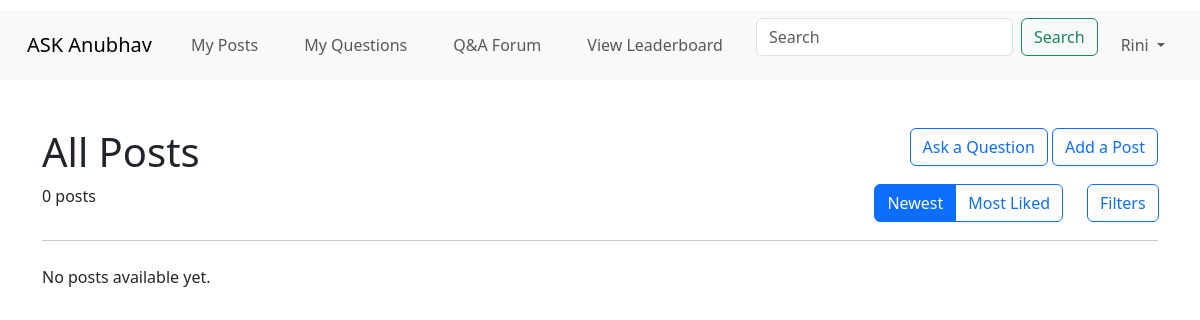
The page / (signed in) on the database as committed earlier.
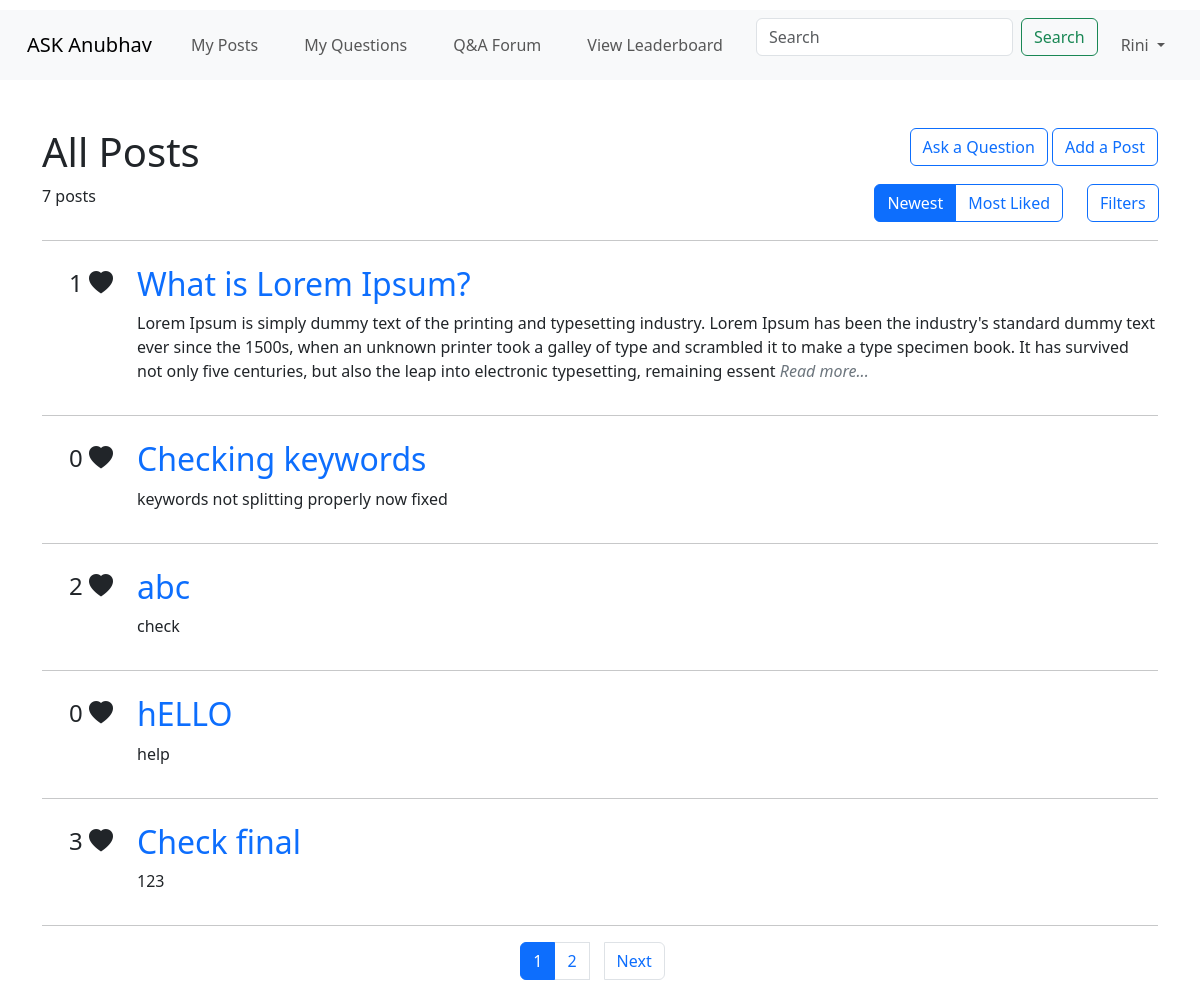
The same page on the database as committed later.
### merged.py (models this page shows, shortened)
class Post(db.Model):
    __tablename__ = 'post'
    id = db.Column(db.Integer, primary_key=True)
    title = db.Column(db.String(100), nullable=False)
    body = db.Column(db.Text, nullable=False)
    keywords = db.Column(db.String(255))
    date_of_post = db.Column(db.DateTime, default=lambda: datetime.now(timezone.utc))
    student_id = db.Column(db.Integer, nullable=False)
    like_count = db.Column(db.Integer, default=0)
    tags = db.relationship('Tag', secondary=post_tags, lazy='subquery', backref=db.backref('posts', lazy=True))
    approval = db.relationship('PostApproval', uselist=False, back_populates='post')

### merged.py (the view, shortened to what this page needs)
@app.route('/index')
@app.route('/')
def index():
    try:
        if 'student_id' not in session:
            flash("Please login to access the dashboard", "warning")
            return redirect(url_for('login'))
        sort = request.args.get('sort', 'latest')  # default sort is 'latest'
        page = request.args.get('page', 1, type=int)
        per_page = 5
        search_query = request.args.get('search', '').strip()
        posts_query = Post.query.outerjoin(PostApproval, Post.id == PostApproval.post_id)
        if not session.get('is_faculty'):
            posts_query = posts_query.filter(or_(PostApproval.status == "Approved"))
        if sort == 'accepted':
            posts_query = posts_query.filter(func.lower(PostApproval.status) == 'approved').order_by(
                Post.date_of_post.desc())
        elif sort == 'rejected':
            posts_query = posts_query.filter(func.lower(PostApproval.status) == 'rejected').order_by(
                Post.date_of_post.desc())
        elif sort == 'pending':
            posts_query = posts_query.filter(PostApproval.post_id == None).order_by(Post.date_of_post.desc())
        elif sort == 'likes':
            posts_query = posts_query.order_by(Post.like_count.desc())
        else:
            posts_query = posts_query.order_by(Post.date_of_post.desc())
        filtered_post_count = posts_query.count()
        pagination = posts_query.paginate(page=page, per_page=per_page, error_out=False)
        posts = pagination.items
        return render_template(
            'ASK_Anubhav/Student/index.html',
            posts=posts,
            pagination=pagination,
            total_posts=filtered_post_count,
            search_query=search_query,
            username=session.get('username', 'Guest'),
            current_sort=sort
        )
    except Exception as e:
        print(f"An error occurred: {str(e)}")
        flash("Something went wrong!", "danger")
        return redirect(url_for('login'))

### merged.py (called while the page is built)
@app.context_processor
def inject_session():
    try:
        return dict(session=session)  # Inject session into all templates
    except Exception as e:
        print("Session not created due to: {str(e)}")
        return dict(session={})

### templates/ASK_Anubhav/Student/index.html (shortened to what the changed rows need)
<!DOCTYPE html>
<html lang="en">
<head>
  <link rel="stylesheet" href="/static/style.css" />
  <link href="https://cdn.jsdelivr.net/npm/bootstrap@5.3.3/dist/css/bootstrap.min.css" rel="stylesheet"
 />
  <link href="https://cdn.jsdelivr.net/npm/bootstrap-icons/font/bootstrap-icons.css" rel="stylesheet">
</head>
<body>
  <div class="container">
    <div class="row mt-5">
      <div class="col-md-9 ">
        <h1>All Posts</h1>
      </div>
      <div class="col-md-3 text-end">
      </div>
    </div>
    <div class="row">
      <div class="col-2 col-sm-2 col-md-2 col-xs-2">
        <p>{{ total_posts }} posts</p>
      </div>
      <div class="col-9 col-sm-9 col-md-9 col-xs-9 text-end">
      </div>
      <div class="col-1 col-sm-1 col-md-1 col-xs-1 text-end">
      </div>
    </div>
    <hr />
    {% for post in posts %}
    <div class="row mt-4" id="post-{{ post.id }}" onclick="window.location='{{ url_for('post_details', post_id=post.id) }}';"
         style="cursor: pointer;">
      <div class="col-1 text-end">
        <p style="font-size: 24px;">{{ post.like_count }} <i class="bi bi-heart-fill"></i></p>
      </div>
      <div class="col-11">
        <a class="anchor-tag" href="{{ url_for('post_details', post_id=post.id) }}" style="text-decoration:none;">
          <h2>{{ post.title }}</h2>
        </a>
        <p>{{ post.body[:350] }}
          {% if post.body|length > 350 %}
          <span style="color: #6c757d; font-style: italic;">Read more...</span>
          {% endif %}
        </p>
      </div>
    </div>
    <hr />
    {% endfor %}
    {% if posts|length == 0 %}
    <div class="row mt-4">
      <div class="col-md-12 col-12 col-sm-12 col-xs-12">
        <p>No posts available yet.</p>
      </div>
    </div>
    {% endif %}
  </div>
  <nav>
    <ul class="pagination justify-content-center">
      {% for num in pagination.iter_pages() %}
      {% if num %}
      {% if num == pagination.page %}
      <li class="page-item active"><span class="page-link">{{ num }}</span></li>
      {% else %}
      <li class="page-item">
        <a class="page-link" href="{{ url_for('index', page=num, search=search_query, sort=current_sort) }}">{{ num }}</a>
      </li>
      {% endif %}
      {% else %}
      <li class="page-item disabled"><span class="page-link">...</span></li>
      {% endif %}
      {% endfor %}
      {% if pagination.has_next %}
      <li class="page-item">
        <a class="page-link" href="{{ url_for('index', page=pagination.next_num, search=search_query, sort=current_sort) }}">Next</a>
      </li>
      {% endif %}
    </ul>
  </nav>
</body>
</html>

Rows that differ between the two databases and show on the page:
added Post: like_count "1", title "What is Lorem Ipsum?", body "Lorem Ipsum is simply dummy text of the printing and typesetting industry. Lorem Ipsum has been the industry's standard dummy text ever since the 1500s, when an unknown printer took a galley of type and scrambled it to make a type specimen book. It has survived not only five centuries, but also the leap into electronic typesetting, remaining essent", shows "Read more..."
added Post: like_count "0", title "Checking keywords", body "keywords not splitting properly now fixed"
added Post: like_count "2", title "abc", body "check"
added Post: like_count "0", title "hELLO", body "help"
now on this page (row edited): Post: like_count "3", title "Check final", body "123"
Other text that changed with them:
{{ total_posts }}: "0" → "7"
new list line: "1"
new list line: "2"
text no longer shown: "No posts available yet."
text now shown: "Next"
